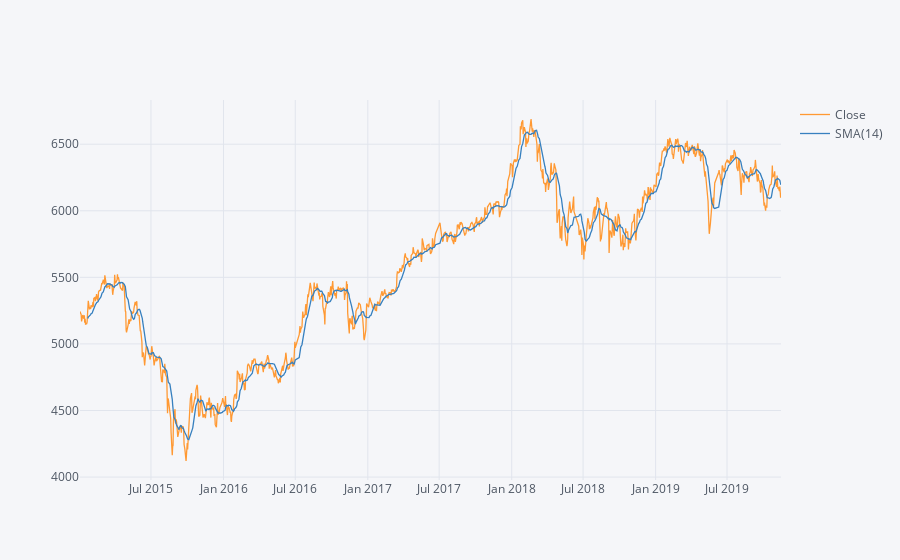

The code cell stored with this chart in its notebook:
### Markdown cell above
** Use .ta_plot(study='sma') to create a Simple Moving Averages plot of GS for the year 2015.**

### Code cell
JKSE = data.DataReader('^JKSE', 'yahoo', start, datetime.datetime(2019,11,15))
JKSE['Close'].ix['2015-01-01':'2019-11-15'].ta_plot(study='sma')

### Figure 1 — Plotly figure (JSON) as saved in the notebook; plotly's stock layout.template omitted (floating-point values rounded to 4 significant figures; data arrays with more than 128 entries replaced by an {"elided": "..."} marker saying what was removed)
{"data": [{"line": {"color": "rgba(255, 153, 51, 1.0)", "dash": "solid", "shape": "linear", "width": 1.3}, "mode": "lines", "name": "Close", "text": "", "type": "scatter", "x": {"elided": "1185 str values"}, "y": {"elided": "1185 float values"}}, {"line": {"color": "rgba(55, 128, 191, 1.0)", "dash": "solid", "shape": "linear", "width": 1.3}, "mode": "lines", "name": "SMA(14)", "text": "", "type": "scatter", "x": {"elided": "1185 str values"}, "y": {"elided": "1185 mixed values"}}], "layout": {"legend": {"bgcolor": "#F5F6F9", "font": {"color": "#4D5663"}}, "paper_bgcolor": "#F5F6F9", "plot_bgcolor": "#F5F6F9", "title": {"font": {"color": "#4D5663"}}, "xaxis": {"gridcolor": "#E1E5ED", "showgrid": true, "tickfont": {"color": "#4D5663"}, "title": {"font": {"color": "#4D5663"}, "text": ""}, "zerolinecolor": "#E1E5ED"}, "yaxis": {"gridcolor": "#E1E5ED", "showgrid": true, "tickfont": {"color": "#4D5663"}, "title": {"font": {"color": "#4D5663"}, "text": ""}, "zerolinecolor": "#E1E5ED"}}}
